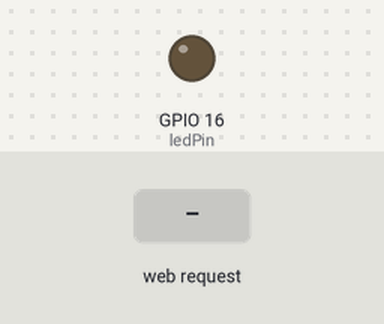
Simulated run of this sketch. Board: ESP8266 (NodeMCU). On the bench: output pins drawn as LEDs (lit = HIGH). The inputs (shaded band) are chosen by the test bench. WiFi joins after 1.5 s; servers stay silent unless stated; what the sketch prints to the serial monitor is not drawn.

Above: at 2.7 s.
2.8 s: HTTP request GET /gpio/1 received
At 3.58 s:
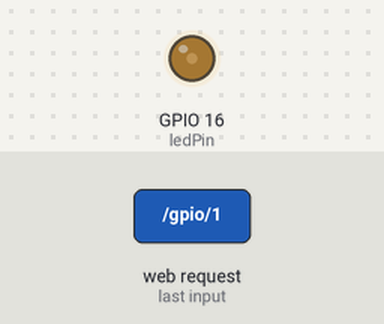
At 6.5 s:
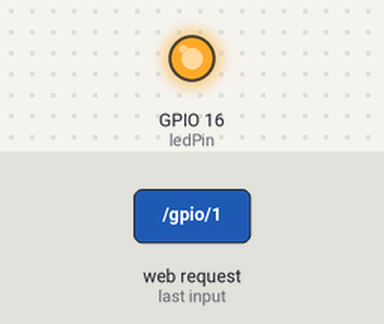
Timing chart, 0 to 8.0 s (numbered marks = the images above; inputs shaded):
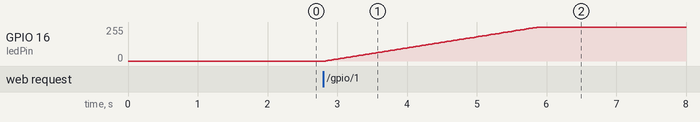

Measured:
- after the input at 2.8 s, GPIO 16 (ledPin): moves from 0/255 to 255/255 over 3.1 s, starting at once

The sketch:

NodeMCU_1.ino
```cpp
#include <ESP8266WiFi.h>
int ledPin =16;

const char* ssid = "Lifez";
const char* password = "0845918889";

// Create an instance of the server
// specify the port to listen on as an argument
WiFiServer server(80);

void setup() {
  Serial.begin(115200);
  delay(10);

  // prepare GPIO
  pinMode(ledPin, OUTPUT);
  analogWrite(ledPin, 0);

  // Connect to WiFi network
  Serial.println();
  Serial.println();
  Serial.print("Connecting to ");
  Serial.println(ssid);

  WiFi.begin(ssid, password);

  while (WiFi.status() != WL_CONNECTED) {
    delay(500);
    Serial.print(".");
  }
  Serial.println("");
  Serial.println("WiFi connected");

  // Start the server
  server.begin();
  Serial.println("Server started");

  // Print the IP address
  Serial.println(WiFi.localIP());
}

void loop() {
  // Check if a client has connected
  WiFiClient client = server.available();
  if (!client) {
    return;
  }
  // Wait until the client sends some data
  Serial.println("new client");
  while(!client.available()){
    delay(1);
  }
  // Read the first line of the request
  String req = client.readStringUntil('\r');
  Serial.println(req);
  client.flush();

  // Match the request
  int val;
  int value;
  if (req.indexOf("/gpio/1") != -1)
    for(value = 0 ; value <= 1023; value+=10) // fade in (from min to max)
     {
       analogWrite(ledPin, value);           // sets the value (range from 0 to 255)
       delay(30);                            // waits for 30 milli seconds to see the dimming effect
     }

  else if (req.indexOf("/gpio/0") != -1)
    for(value = 1023; value >=0; value-=10)   // fade out (from max to min)
    {
      analogWrite(ledPin, value);
      delay(30);
    }
  else {
    Serial.println("invalid request");
    client.stop();
    return;
  }
  // Set GPIO16 according to the request
  analogWrite(ledPin, val);
  client.flush();

  // Prepare the response
  String web = "HTTP/1.1 200 OK\r\nContent-Type: text/html\r\n\r\n";
  web += "<!DOCTYPE HTML>\r\n";
  web += "<html>\r\n";
  web += "<body>\r\n";
  web += "<h1>LED Status</h1>\r\n";
  web += "<p>\r\n";
  if(val==1){
    web += "<button><a href='http://192.168.2.111/gpio/1'>LED Off</a></button>\r\n";
  }else{
    web += "<button><a href='http://192.168.2.111/gpio/0'>LED On</a></button>\r\n";
  }
  web += "</p>\r\n";
  web += "</body>\r\n";
  web += "</html>\r\n";
  // Send the response to the client
  client.print(web);
  delay(1);
  Serial.println("Client disonnected");

  // The client will actually be disconnected
  // when the function returns and 'client' object is detroyed
}
```
